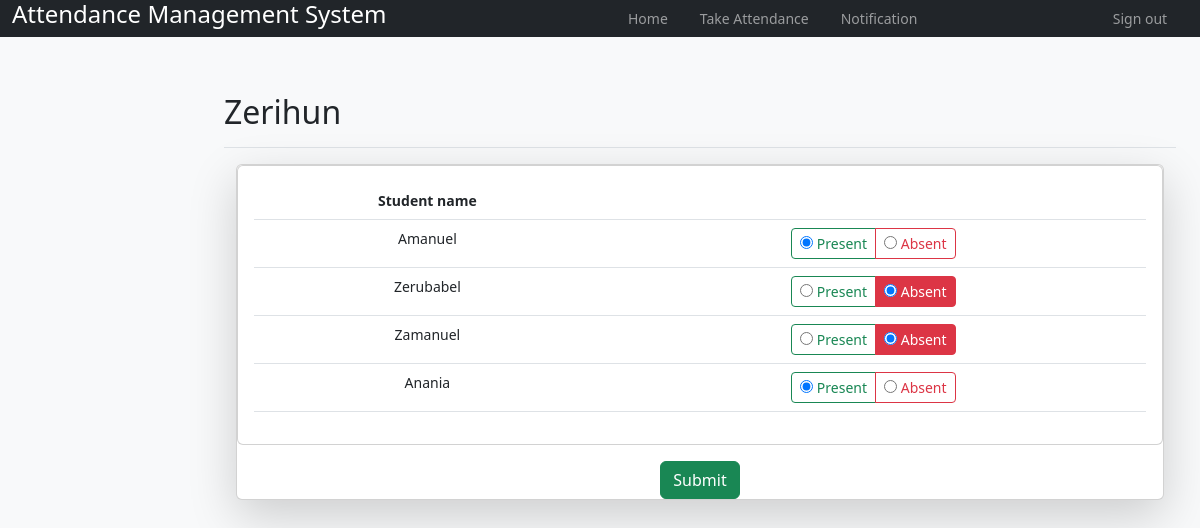
Page /teacher/114/Edit_att/ (signed in) on the committed database.
### amsApp/models.py (models this page shows, shortened)
class User(AbstractUser):
    class Role(models.TextChoices):
        ADMIN = "ADMIN", "Admin"
        STUDENT = "STUDENT", "Student"
        TEACHER = "TEACHER", "Teacher"
    base_role = Role.ADMIN
    role = models.CharField(max_length=50, choices=Role.choices)

class Teacher(models.Model):
    user = models.OneToOneField(User, on_delete=models.CASCADE)
    dept = models.ForeignKey(Dept, on_delete=models.CASCADE, null=True)
    name = models.CharField(max_length=100)
    gender = models.CharField(max_length=50, choices=gender_choice)
    DOB = models.DateField(null=True)

class Attendance(models.Model):
    course = models.ForeignKey(Course, on_delete=models.CASCADE)
    student = models.ForeignKey(Student, on_delete=models.CASCADE)
    attendanceclass = models.ForeignKey(AttendanceClass, on_delete=models.CASCADE)
    date = models.DateField()
    status = models.BooleanField()

class Student(models.Model):
    user = models.OneToOneField(User, on_delete=models.CASCADE)
    class_id = models.ForeignKey(Class, on_delete=models.CASCADE, null=True)
    USN = models.CharField(primary_key='True', max_length=100)
    name = models.CharField(max_length=200)
    gender = models.CharField(max_length=50, choices=gender_choice)
    DOB = models.DateField(null=True)

### amsApp/views.py (the view)
# urls.py: path('teacher/<int:ass_c_id>/Edit_att/', views.edit_att, name='edit_att_url'),
@login_required()
def edit_att(request, ass_c_id):
    assc = get_object_or_404(AttendanceClass, id=ass_c_id)
    cr = assc.assign.course
    att_list = Attendance.objects.filter(attendanceclass=assc, course=cr)
    context = {
        'assc': assc,
        'att_list': att_list,
    }
    return render(request, 'teacher_edit_attendance.html', context)

### amsApp/templates/teacher_edit_attendance.html (shortened to what this page needs)
{% load static %}
{% load avatar_tags %}
{% include "header.html" %}
{% include "teacher_header.html" %}
<div class="container-fluid">
  <div class="row py-3">
    <div class="col d-flex justify-content-end">
    </div>
<main class="col-md-9 ms-sm-auto col-lg-10 px-md-4">
  <div class="align-items-center pt-3 pb-2 mb-3 border-bottom">
    <h1 class="h2">{{ request.user.teacher.name }}</h1>
  </div>
  <div class="container-fluid">
    <div class="row g-5">
      <div clas="col">
        <div class="card shadow-lg text-center">
          <form action="{% url 'confirm_url' assc.id %}" method="post">
    <div class="card mb-3">
        <div class="card-body">
          <div class="table-responsive">
            <table class="table table-hover">
              <thead>
                <tr>
                    <th>Student name</th>
                    <th></th>
                </tr>
              </thead>
                <tbody>
                    {% for att in att_list %}
                    <tr>
                    <td>{{att.student.name}}</td>
                    <td>
                        <div class="btn-group btn-group-toggle" data-toggle="buttons">
                                {% if att.status %}
                                <label class="btn btn-sm btn-outline-success ">
                                    <input type="radio" name="{{ att.student.USN }}"   value="present" checked> Present
                                </label>
                                <label class="btn btn-sm btn-outline-danger">
                                    <input type="radio" name="{{ att.student.USN }}"   value="absent"> Absent
                                </label>
                                {% else %}
                                <label class="btn btn-sm btn-outline-success">
                                    <input type="radio" name="{{ att.student.USN }}"   value="present" > Present
                                </label>
                                <label class="btn btn-sm btn-outline-danger active">
                                    <input type="radio" name="{{ att.student.USN }}"   value="absent" checked> Absent
                                </label>
                                {% endif %}
                        </div>
                    </td>
                    </tr>
                {% endfor %}
                </tbody>
            </table>
          </div>
        </div>
      </div>
    <input class="btn btn-success" type="submit" value="Submit">
</form>
        </div>
      </div>
    </div>
</div>
</main>
</div>
</div>
{% include "footer.html" %}

### amsApp/static/styles.css (style rules this page uses)
body { font-size: .875rem; }

### rows in the picture
User: user.teacher.name "Zerihun"
Attendance: student.name "Amanuel"
Attendance: student.name "Zerubabel"
Attendance: student.name "Zamanuel"
Attendance: student.name "Anania"
